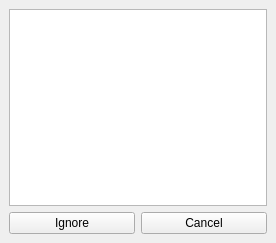
<?xml version="1.0" encoding="UTF-8"?>
<ui version="4.0">
 <class>MainWindow</class>
 <widget class="QMainWindow" name="MainWindow">
  <property name="geometry">
   <rect>
    <x>0</x>
    <y>0</y>
    <width>276</width>
    <height>243</height>
   </rect>
  </property>
  <property name="windowTitle">
   <string>Error</string>
  </property>
  <widget class="QWidget" name="centralwidget">
   <layout class="QGridLayout" name="gridLayout">
    <item row="0" column="0">
     <layout class="QVBoxLayout" name="verticalLayout">
      <item>
       <widget class="QTextEdit" name="message_box"/>
      </item>
      <item>
       <layout class="QHBoxLayout" name="horizontalLayout">
        <item>
         <widget class="QPushButton" name="ignore_button">
          <property name="text">
           <string>Ignore</string>
          </property>
         </widget>
        </item>
        <item>
         <widget class="QPushButton" name="cancel_button">
          <property name="text">
           <string>Cancel</string>
          </property>
         </widget>
        </item>
       </layout>
      </item>
     </layout>
    </item>
   </layout>
  </widget>
 </widget>
 <resources/>
 <connections/>
</ui>
